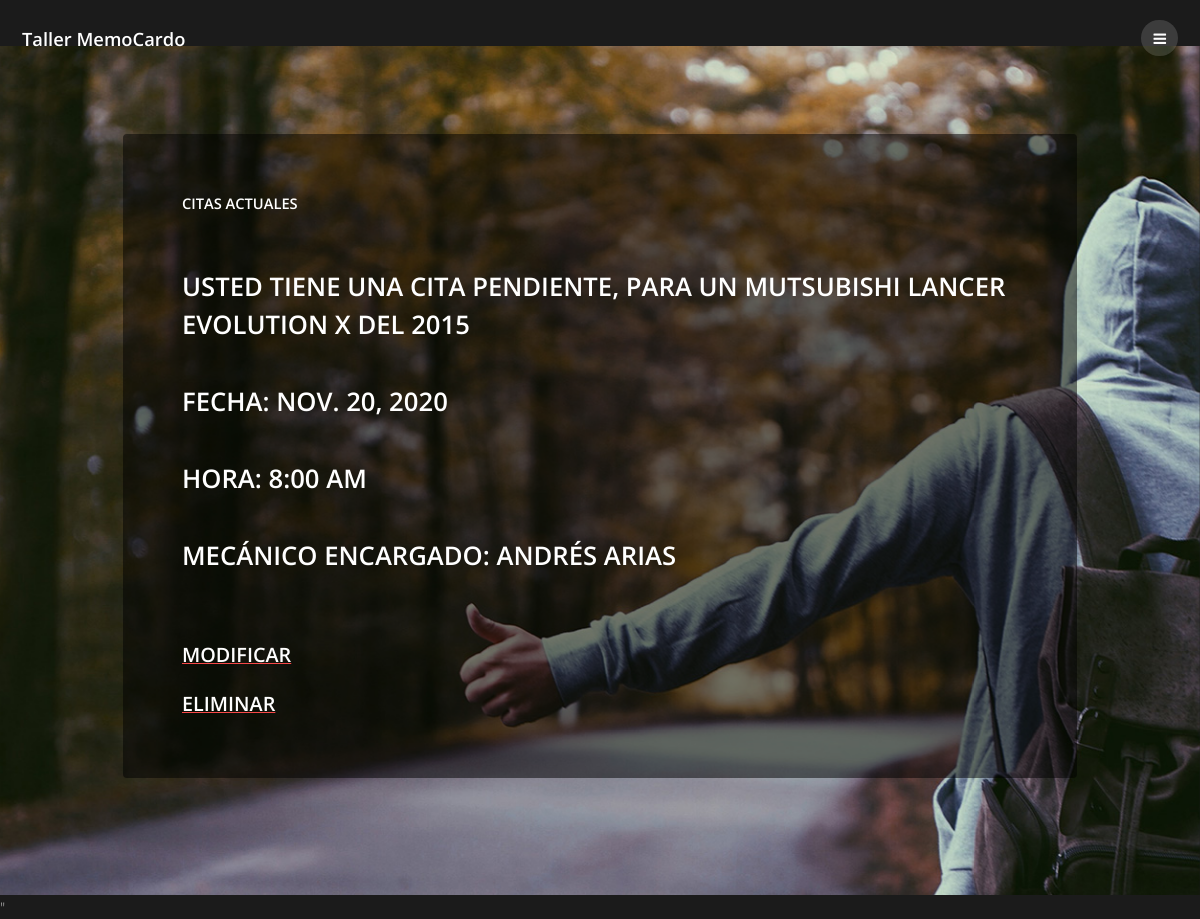
/view/8, run on the app's committed database.
### appointments/models.py (models this page shows)
class Car(models.Model):
    user = models.ForeignKey(User,on_delete=models.CASCADE,related_name="car", null=True)
    provider = models.ForeignKey(User,on_delete=models.CASCADE,related_name="provider", null=True)
    car_model = models.CharField(max_length=20)
    transmission = models.CharField(max_length=1, choices=TRANSMISSION)
    year = models.CharField(max_length=20)
    brand =  models.CharField(max_length=20)
    schedule = models.CharField(max_length=10, choices=SCHEDULE)
    date = models.DateField(null=True, blank=False)

### appointments/views.py (the view, shortened to what this page needs)
# urls.py: path('view/', views.view, name='view'),
def view(request, pk=None):
    if request.user.is_staff:
        return redirect('staff')
    else:
        if pk is not None:
            try:
                car = Car.objects.get(pk=pk)
            except Car.DoesNotExist:
                raise Http404('El auto con identificador {} no existe'.format(pk))
            return render(
                request,
                'views.html',
                {
                    'pk': car.pk,
                    'brand': car.brand,
                    'car_model': car.car_model,
                    'year': car.year,
                    'schedule': car.schedule,
                    'date': car.date,
                    'provider_f_n': car.provider.first_name,
                    'provider_l_n': car.provider.last_name
                }
            )

### appointments/templates/views.html (shortened to what this page needs)
{% load static %}
{% load widget_tweaks %}
<!DOCTYPE HTML>
<html>
	<head>
		<link rel="stylesheet" href="{% static 'css/main.css' %}" />
	</head>
	<body class="subpage">
			<header id="header">
				<div class="logo"><a href="/">Taller MemoCardo </a></div>
				<a href="#menu"><span>Menu</span></a>
			</header>
			<section id="post" class="wrapper bg-img" data-bg="banner2.jpg">
				<div class="inner">
					<article class="box">
						<header>
							<h1>Citas actuales</h1>
						</header>
				    {% if brand and car_model %}
				    <h2>
				      <br> Usted tiene una cita pendiente, para un {{brand}} {{car_model}} del {{year}} <br>
				      <br> Fecha: {{date}} <br>
				      <br> Hora: {{schedule}} <br>
				      <br> Mecánico encargado: {{provider_f_n}} {{provider_l_n}} <br> <br>
				    </h2>
				    <a href="{% url 'create' pk %}">
				      <h3>
				        Modificar
				      </h3>
				    </a>
				    <a href="{% url 'delete' pk %}">
				      <h3>
				        Eliminar
				      </h3>
				    </a>
				    {% endif %}
						</div>
			</section>
		<script src="{% static 'js/jquery.min.js' %}"></script>"
	</body>
</html>

### static/css/main.css (style rules this page uses)
html, body, div, span, applet, object, iframe, h1, h2, h3, h4, h5, h6, p, blockquote, pre, a, abbr, acronym, address, big, cite, code, del, dfn, em, img, ins, kbd, q, s, samp, small, strike, strong, sub, sup, tt, var, b, u, i, center, dl, dt, dd, ol, ul, li, fieldset, form, label, legend, table, caption, tbody, tfoot, thead, tr, th, td, article, aside, canvas, details, embed, figure, figcaption, footer, header, hgroup, menu, nav, output, ruby, section, summary, time, mark, audio, video { margin: 0; padding: 0; border: 0; font-size: 100%; font: inherit; vertical-align: baseline; }
article, aside, details, figcaption, figure, footer, header, hgroup, menu, nav, section { display: block; }
body { line-height: 1; }
body { -webkit-text-size-adjust: none; }
*, *:before, *:after { -moz-box-sizing: border-box; -webkit-box-sizing: border-box; box-sizing: border-box; }
body { -ms-overflow-style: scrollbar; }
body { background: #1b1b1b; }
.inner { width: 60em; }
@media screen and (max-width: 1280px) { .inner { width: 65em; } }
body { background-color: #1b1b1b; color: rgba(255, 255, 255, 0.75); }
body, input, select, textarea { font-family: "Open Sans", Arial, Helvetica, sans-serif; font-size: 13pt; font-weight: 300; line-height: 1.65; }
@media screen and (max-width: 1680px) { body, input, select, textarea { font-size: 11pt; } }
@media screen and (max-width: 1280px) { body, input, select, textarea { font-size: 11pt; } }
a { text-decoration: underline; }
h1, h2, h3, h4, h5, h6 { font-weight: 600; line-height: 1.5; margin: 0 0 1em 0; text-transform: uppercase; }
h2 { font-size: 1.75em; }
h3 { font-size: 1.35em; }
a { color: #F64747; }
h1, h2, h3, h4, h5, h6 { color: #fff; }
.box { background: rgba(0, 0, 0, 0.5); border-radius: 4px; margin-bottom: 2em; overflow: hidden; padding: 4em; }
.box > :last-child, .box > :last-child > :last-child, .box > :last-child > :last-child > :last-child { margin-bottom: 0; }
.wrapper { padding: 6em 0; position: relative; }
body.subpage { padding-top: 3.125em; }
#header { background-color: transparent; color: #fdd1d1; cursor: default; height: 3.25em; left: 0; line-height: 3.25em; position: fixed; text-align: right; top: 1em; width: 100%; z-index: 10001; padding: 0 1.5em; }
#header .logo { display: inline-block; height: inherit; left: 1.5em; line-height: inherit; margin: 0; padding: 0; position: absolute; top: 0; }
#header .logo a { font-size: 1.25em; color: #fff; font-weight: 600; text-decoration: none; }
#header > a { -moz-transition: color 0.2s ease-in-out; -webkit-transition: color 0.2s ease-in-out; -ms-transition: color 0.2s ease-in-out; transition: color 0.2s ease-in-out; display: inline-block; color: inherit; text-decoration: none; }
#header > a[href="#menu"] { text-decoration: none; -webkit-tap-highlight-color: transparent; background: rgba(255, 255, 255, 0.15); border-radius: 100%; height: 2.5em; width: 2.5em; line-height: 2.5em; color: #FFF; text-align: center; }
#header > a[href="#menu"]:before { content: ""; -moz-osx-font-smoothing: grayscale; -webkit-font-smoothing: antialiased; font-family: FontAwesome; font-style: normal; font-weight: normal; text-transform: none !important; }
#header > a[href="#menu"]:before { margin: 0; }
#post { background-position: center; background-size: cover; background-repeat: no-repeat; background-attachment: fixed; }
#post .inner { margin: 0 auto; }

### data on the page
Car: brand "MUTSUBISHI", car_model "LANCER EVOLUTION X", date "NOV. 20, 2020", schedule "8:00 AM"

### other printed values
{{ year }} "2015"
{{ provider_f_n }} "ANDRÉS"
{{ provider_l_n }} "ARIAS"
